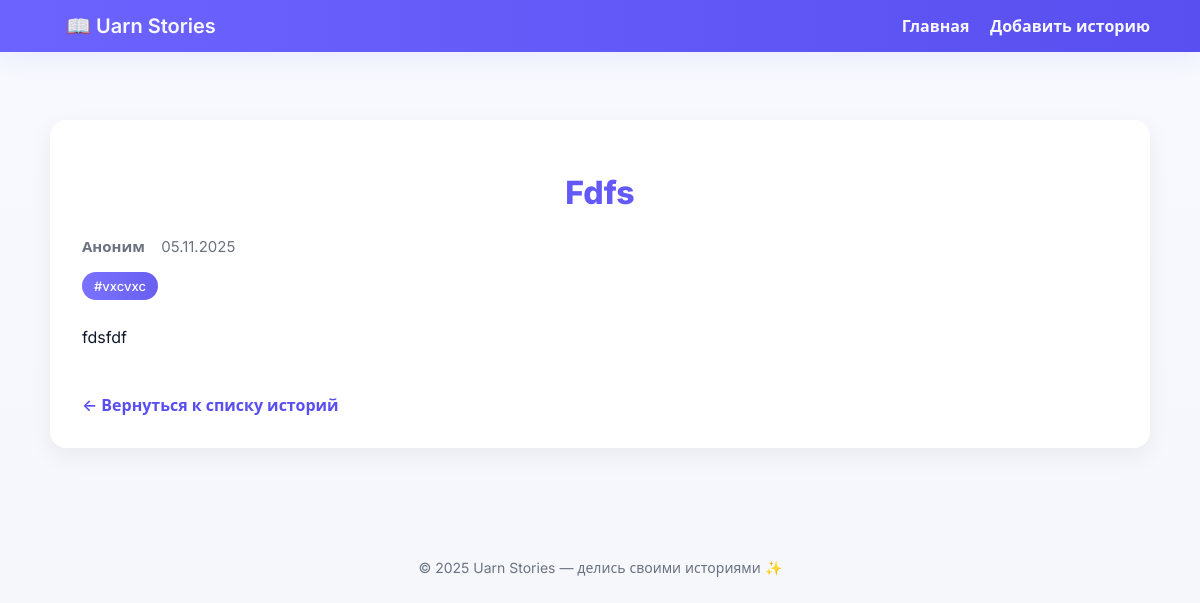
The page /story/15/ on the database its author committed.
### stories/models.py (models this page shows, shortened)
class Story(models.Model):
    title = models.CharField(max_length=200)
    content = models.TextField()
    author = models.CharField(max_length=100, blank=True, default="Аноним")
    tags = models.ManyToManyField(Tag, related_name='stories', blank=True)
    created_at = models.DateTimeField(default=timezone.now)

class Tag(models.Model):
    name = models.CharField(max_length=50, unique=True)

### stories/views.py (the view)
# urls.py: path('story/<int:story_id>/', views.story_detail, name='story_detail'),
def story_detail(request, story_id):
    try:
        story = Story.objects.get(pk=story_id)
    except Story.DoesNotExist:
        raise Http404("История не найдена")
    return render(request, 'stories/story_detail.html', {'story': story})

### stories/templates/stories/story_detail.html (shortened to what this page needs)
{% extends 'stories/base.html' %}
{% load static %}
{% block content %}
<div class="container">
    <div class="story-full">
        <h1>{{ story.title }}</h1>
        <div class="story-meta">
            <span class="author">{{ story.author }}</span>
            <span class="date">{{ story.created_at|date:"d.m.Y" }}</span>
        </div>
        {% if story.tags.all %}
        <div class="story-tags">
            {% for tag in story.tags.all %}
                <span class="story-tag">#{{ tag.name }}</span>
            {% endfor %}
        </div>
        {% endif %}
        <div class="story-content">
            {{ story.content|linebreaks }}
        </div>
        <a href="{% url 'stories:index' %}" class="back-link">← Вернуться к списку историй</a>
    </div>
</div>
{% endblock %}

### static/css/style.css (style rules this page uses)
:root { --bg: #f5f7fb; --surface: #ffffff; --muted: #6b7280; --text: #0f172a; --primary: #6c63ff; --primary-600: #594ff0; --accent: #00bfa6; --accent-600: #00a690; --danger: #ff6b6b; --card-shadow: 0 8px 24px rgba(16,24,40,0.06); }
body { font-family: Inter, 'Segoe UI', Roboto, system-ui, -apple-system, "Segoe UI Emoji", "Noto Color Emoji", sans-serif; background: linear-gradient(180deg, #f7f9ff 0%, var(--bg) 100%); color: var(--text); margin: 0; -webkit-font-smoothing:antialiased; -moz-osx-font-smoothing:grayscale; }
.container { max-width: 1100px; margin: 48px auto; padding: 20px; }
h1 { text-align: center; margin-bottom: 24px; color: var(--text); font-size: 32px; font-weight: 800; background: linear-gradient(90deg, var(--primary-600), var(--primary)); -webkit-background-clip: text; background-clip: text; -webkit-text-fill-color: transparent; animation: fadeIn 0.6s ease-out; }
.back-link { display:inline-block; margin-top:18px; text-decoration:none; color:var(--primary-600); font-weight:600 }
.story-tags { display: flex; flex-wrap: wrap; gap: 8px; }
.story-tag { background: linear-gradient(90deg, var(--primary), var(--primary-600)); color: white; padding: 6px 12px; border-radius: 999px; font-size: 13px; font-weight: 500; opacity: 0.9; transition: all 0.2s; animation: tagFadeIn 0.3s ease-out; }

### stories/templates/stories/story_detail.html (style rules this page uses)
.story-full { background: var(--surface); padding: 32px; border-radius: 16px; box-shadow: var(--card-shadow); }
.story-meta { color: var(--muted); margin: 16px 0; font-size: 15px; }
.story-meta .author { font-weight: 600; margin-right: 12px; }
.story-content { line-height: 1.7; margin: 24px 0; color: var(--text); }
.story-content p { margin-bottom: 1.2em; }

### rows shown on the page
Story: title "Fdfs", author "Аноним", created_at "05.11.2025", content "fdsfdf"
Tag: name "vxcvxc"
